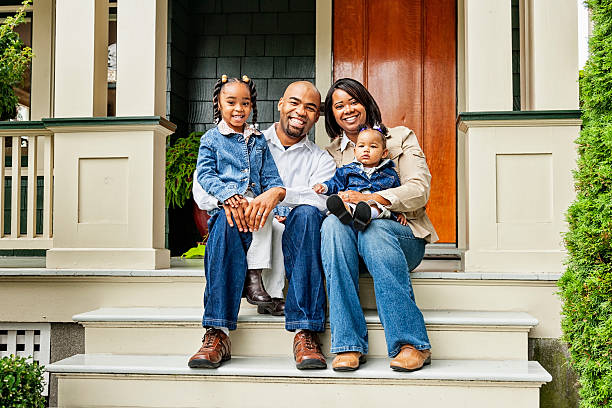
#> input picture hide_face/input_images/Pasted image.png, 612 x 408 px; its folder holds only this picture in this run
$ python hide_face.py
#> lines starting #> are read from the running program, lines starting #| are printed output that depends on the picture
import cv2
import os
from PIL import Image, ImageDraw
import numpy as np

# Function to detect faces using OpenCV's Haar Cascade Classifier
def detect_faces(image_path):
    # Load the Haar cascade for face detection
    face_cascade = cv2.CascadeClassifier(cv2.data.haarcascades + 'haarcascade_frontalface_default.xml')

    # Read the image
    img = cv2.imread(image_path)
    gray = cv2.cvtColor(img, cv2.COLOR_BGR2GRAY)

    # Detect faces in the image
    faces = face_cascade.detectMultiScale(gray, scaleFactor=1.05, minNeighbors=6, minSize=(30, 30))
    return faces, img


# Function to overlay a smiley face
def overlay_smiley(img, faces):
    # Open image using PIL
    pil_img = Image.fromarray(cv2.cvtColor(img, cv2.COLOR_BGR2RGB))
    draw = ImageDraw.Draw(pil_img)

    # Define smiley face properties
    smiley_radius = 30
    smiley_color = (255, 255, 0)

    for (x, y, w, h) in faces:
        # Center of the face
        face_center = (x + w//2, y + h//2)

        # Draw a smiley face
        smiley_position = (face_center[0] - smiley_radius, face_center[1] - smiley_radius)
        draw.ellipse([smiley_position, (smiley_position[0] + 2*smiley_radius, smiley_position[1] + 2*smiley_radius)], fill=smiley_color)

        # Draw the eyes on the smiley face (position relative to face center)
        eye_radius = 5
        left_eye_position = (face_center[0] - 10, face_center[1] - 10)
        right_eye_position = (face_center[0] + 10, face_center[1] - 10)
        draw.ellipse([left_eye_position[0] - eye_radius, left_eye_position[1] - eye_radius, left_eye_position[0] + eye_radius, left_eye_position[1] + eye_radius], fill=(0, 0, 0))
        draw.ellipse([right_eye_position[0] - eye_radius, right_eye_position[1] - eye_radius, right_eye_position[0] + eye_radius, right_eye_position[1] + eye_radius], fill=(0, 0, 0))

    return np.array(pil_img)

# Function to process images in a folder
def process_images_in_folder(folder_path, output_folder):
    if not os.path.exists(output_folder):
        os.makedirs(output_folder)

    # Loop through the images in the folder
    for filename in os.listdir(folder_path):
        image_path = os.path.join(folder_path, filename)
        if os.path.isfile(image_path):
            faces, img = detect_faces(image_path)
#> in detect_faces, img is the input picture: shape (408, 612, 3); mean B, G, R 128.5, 148.6, 153.1
#> in detect_faces, `gray = cv2.cvtColor(img, cv2.COLOR_BGR2GRAY)`:
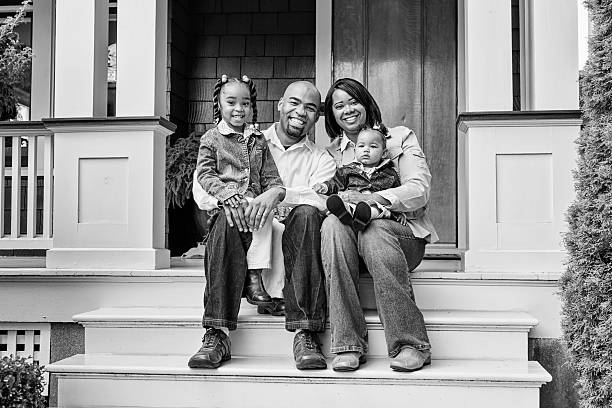
#> gray: shape (408, 612); min 0, max 255, mean 147.7
#> in detect_faces, `faces = face_cascade.detectMultiScale(gray, scaleFactor=1.05, minNeigh..`: faces = [[216, 84, 44, 44], [348, 129, 39, 39], [327, 88, 40, 40], [278, 85, 48, 48]]

            # If faces are detected, overlay a smiley face
            if len(faces) > 0:
                print(f"Faces detected in {filename}, processing...")
                modified_img = overlay_smiley(img, faces)
#> the loop in overlay_smiley, `for (x, y, w, h) in faces:` made 4 passes
#> (x, y, w, h, face_center, smiley_position, left_eye_position, right_eye_position) on passes 1 to 4: (216, 84, 44, 44, (238, 106), (208, 76), (228, 96), (248, 96)), (348, 129, 39, 39, (367, 148), (337, 118), (357, 138), (377, 138)), (327, 88, 40, 40, (347, 108), (317, 78), (337, 98), (357, 98)), (278, 85, 48, 48, (302, 109), (272, 79), (292, 99), (312, 99))
#> in overlay_smiley, `return np.array(pil_img)`:
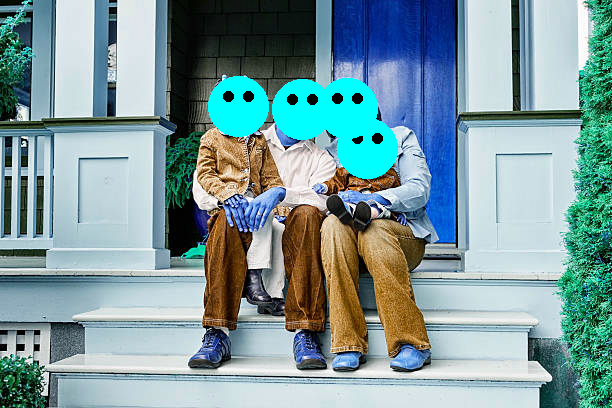
#> returned value: shape (408, 612, 3); mean of channels 0, 1, 2 157, 153.8, 124.3; drawn as B, G, R

                # Save the modified image to the output folder
                output_path = os.path.join(output_folder, f"modified_{filename}")
                cv2.imwrite(output_path, cv2.cvtColor(modified_img, cv2.COLOR_RGB2BGR))
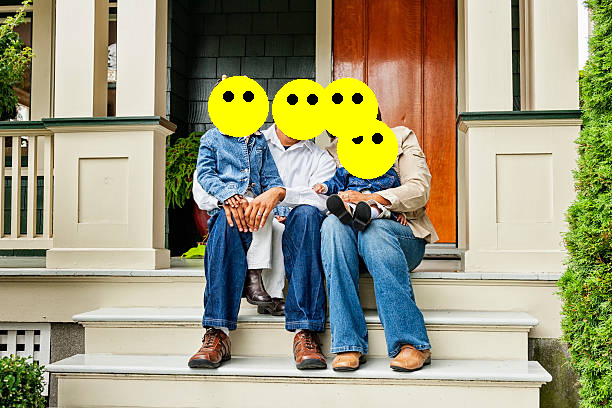
#> saved as modified_Pasted image.png: shape (408, 612, 3); mean B, G, R 124.3, 153.8, 157
            else:
                print(f"No faces detected in {filename}, skipping.")

# Example usage
input_folder = "input_images"  # Path to the folder containing input images
output_folder = "output_images"  # Path to the folder where modified images will be saved

process_images_in_folder(input_folder, output_folder)
